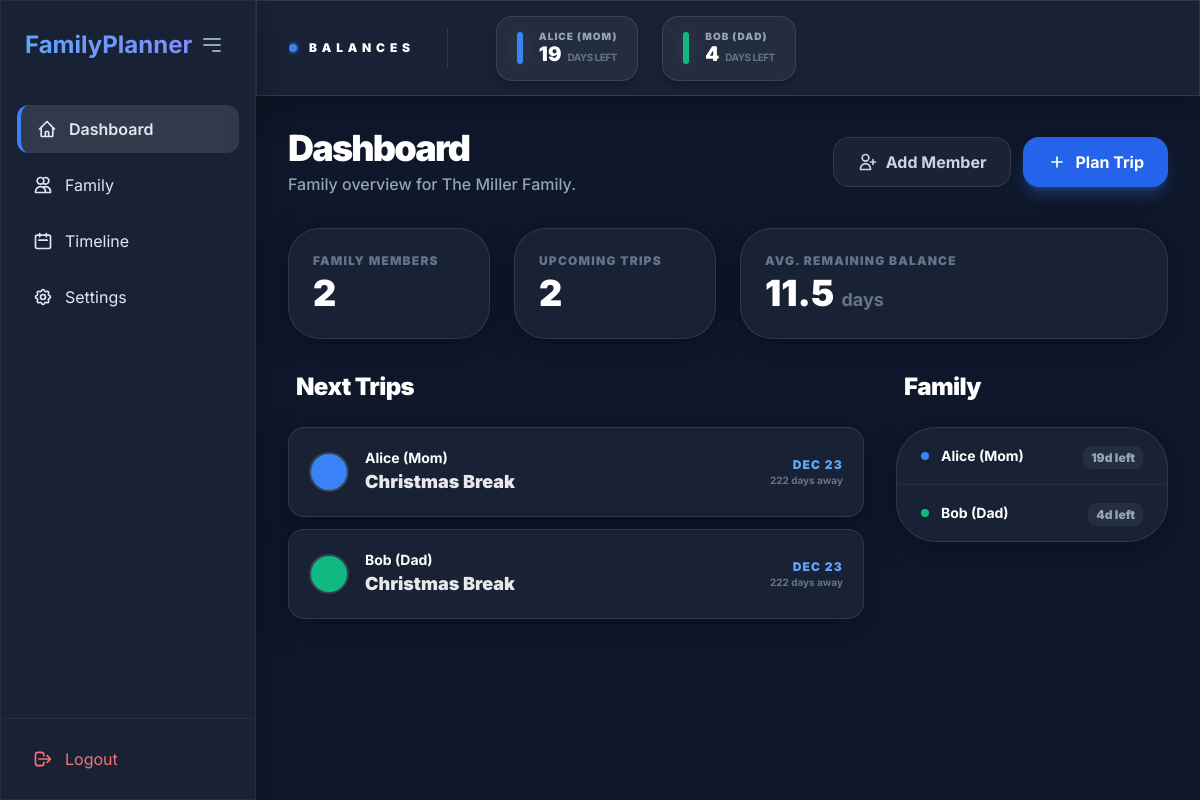
The app's page /dashboard (signed in) with its own data.
### app/models/models.py (models this page shows)
class FamilyMember(Base):
    __tablename__ = "family_members"
    id = Column(Integer, primary_key=True, index=True)
    name = Column(String)
    family_id = Column(Integer, ForeignKey("families.id"))
    country = Column(String)
    subdivision = Column(String, nullable=True)
    vacation_allowance = Column(Float)
    working_days = Column(Integer, default=5) # e.g., 5 days per week
    color = Column(String, default="#3b82f6") # Tailwind blue-500
    family = relationship("Family", back_populates="members")
    vacations = relationship("Vacation", back_populates="member", cascade="all, delete-orphan")

class Family(Base):
    __tablename__ = "families"
    id = Column(Integer, primary_key=True, index=True)
    name = Column(String)
    owner_id = Column(Integer, ForeignKey("users.id"))
    default_country = Column(String, default="CH")
    default_year = Column(Integer, default=2026)
    owner = relationship("User", back_populates="families")
    members = relationship("FamilyMember", back_populates="family", cascade="all, delete-orphan")

class Vacation(Base):
    __tablename__ = "vacations"
    id = Column(Integer, primary_key=True, index=True)
    member_id = Column(Integer, ForeignKey("family_members.id"))
    start_date = Column(Date)
    end_date = Column(Date)
    title = Column(String, nullable=True)
    notes = Column(String, nullable=True)
    business_days_spent = Column(Float)
    member = relationship("FamilyMember", back_populates="vacations")

### app/routers/dashboard.py (the view)
@router.get("/dashboard", response_class=HTMLResponse)
async def dashboard(request: Request, db: Session = Depends(get_db)):
    user_id = request.session.get("user_id")
    if not user_id:
        return RedirectResponse(url="/login", status_code=303)
    from app.services.family_service import get_family_members
    family_members = get_family_members(db, user_id)
    family = db.query(Family).filter(Family.owner_id == user_id).first()
    if not family:
        family = Family(name="Our Family", owner_id=user_id)
        db.add(family)
        db.commit()
        db.refresh(family)
    today = date.today()
    upcoming_vacations = db.query(Vacation).join(FamilyMember).filter(
        FamilyMember.family_id == family.id,
        Vacation.start_date >= today
    ).order_by(Vacation.start_date).limit(5).all()
    return templates.TemplateResponse(request=request, name="dashboard.html", context={
        "family": family,
        "total_members": len(family_members),
        "upcoming_vacations": upcoming_vacations,
        "members": family_members,
        "family_members": family_members
    })

### app/templates/dashboard.html (shortened to what this page needs)
{% extends "base.html" %}
{% block content %}
<div class="space-y-8">
    <header class="flex justify-between items-center">
        <div>
            <h1 class="text-4xl font-black text-white tracking-tighter">Dashboard</h1>
            <p class="text-slate-400 font-medium mt-1">Family overview for {{ family.name }}.</p>
        </div>
        <div class="flex space-x-3">
            <button hx-get="/family/add-member" hx-target="#modal-content" class="px-6 py-3 bg-white/5 hover:bg-white/10 border border-white/10 rounded-2xl text-slate-300 font-bold transition-all flex items-center shadow-sm">
                <svg class="w-5 h-5 mr-2" fill="none" stroke="currentColor" viewBox="0 0 24 24"><path stroke-linecap="round" stroke-linejoin="round" stroke-width="2" d="M18 9v3m0 0v3m0-3h3m-3 0h-3m-2-5a4 4 0 11-8 0 4 4 0 018 0zM3 20a6 6 0 0112 0v1H3v-1z"></path></svg>
                Add Member
            </button>
            <button hx-get="/calendar/add-vacation" hx-target="#modal-content" class="px-6 py-3 bg-blue-600 hover:bg-blue-700 text-white rounded-2xl font-bold transition-all shadow-lg shadow-blue-500/30 flex items-center">
                <svg class="w-5 h-5 mr-2" fill="none" stroke="currentColor" viewBox="0 0 24 24"><path stroke-linecap="round" stroke-linejoin="round" stroke-width="2" d="M12 6v6m0 0v6m0-6h6m-6 0H6"></path></svg>
                Plan Trip
            </button>
        </div>
    </header>
    <div class="grid grid-cols-1 md:grid-cols-2 lg:grid-cols-4 gap-6">
        <div class="glass p-6 rounded-[2rem]">
            <p class="text-xs font-black text-slate-500 uppercase tracking-widest">Family Members</p>
            <h3 class="text-4xl font-black text-white mt-1">{{ total_members }}</h3>
        </div>
        <div class="glass p-6 rounded-[2rem]">
            <p class="text-xs font-black text-slate-500 uppercase tracking-widest">Upcoming Trips</p>
            <h3 class="text-4xl font-black text-white mt-1">{{ upcoming_vacations|length }}</h3>
        </div>
        <div class="glass p-6 rounded-[2rem] lg:col-span-2">
            <p class="text-xs font-black text-slate-500 uppercase tracking-widest">Avg. Remaining Balance</p>
            {% set total_bal = namespace(value=0) %}
            <h3 class="text-4xl font-black text-white mt-1">
                {% if total_members > 0 %}
                    {% for m in members %}{% set total_bal.value = total_bal.value + m.remaining_balance %}{% endfor %}
                    {{ (total_bal.value / total_members)|round(1) }}
                {% else %}
                    0
                {% endif %}
                <span class="text-lg font-bold text-slate-500">days</span>
            </h3>
        </div>
    </div>
    <div class="grid grid-cols-1 lg:grid-cols-3 gap-8">
        <div class="lg:col-span-2 space-y-6">
            <h2 class="text-2xl font-black text-white tracking-tight px-2">Next Trips</h2>
            <div class="space-y-3">
                {% for vac in upcoming_vacations %}
                <div class="glass p-5 rounded-2xl flex items-center group hover:border-white/20 transition-all cursor-pointer" onclick="window.location.href='/family/{{ vac.member.id }}'">
                    <div class="w-10 h-10 rounded-full flex-shrink-0 mr-4 border-2 border-slate-700 shadow-sm" style="background-color: {{ vac.member.color }}"></div>
                    <div class="flex-1">
                        <p class="text-sm font-bold text-white">{{ vac.member.name }}</p>
                        <p class="text-lg font-black text-white/90">{{ vac.title or "Family Trip" }}</p>
                    </div>
                    <div class="text-right">
                        <p class="text-xs font-black text-blue-400 uppercase tracking-widest">{{ vac.start_date.strftime('%b %d') }}</p>
                        <p class="text-[10px] font-bold text-slate-500">{{ (vac.start_date - date.today()).days }} days away</p>
                    </div>
                </div>
                {% else %}
                <div class="glass p-12 rounded-[2rem] text-center border-dashed border-2 border-white/5">
                    <p class="text-slate-500 font-bold">No upcoming trips. Time to plan something!</p>
                </div>
                {% endfor %}
            </div>
        </div>
        <div class="space-y-6">
            <h2 class="text-2xl font-black text-white tracking-tight px-2">Family</h2>
            <div class="glass rounded-[2.5rem] overflow-hidden">
                <table class="w-full text-left">
                    <tbody class="divide-y divide-white/5">
                        {% for m in members %}
                        <tr class="hover:bg-white/5 transition-all group cursor-pointer" onclick="window.location.href='/family/{{ m.id }}'">
                            <td class="px-6 py-4">
                                <div class="flex items-center">
                                    <div class="w-2 h-2 rounded-full mr-3" style="background-color: {{ m.color }}"></div>
                                    <span class="text-sm font-bold text-white group-hover:text-blue-400 transition-colors">{{ m.name }}</span>
                                </div>
                            </td>
                            <td class="px-6 py-4 text-right">
                                <span class="text-xs font-black px-2 py-1 rounded-lg bg-white/5 text-slate-400 group-hover:text-blue-400 transition-colors">{{ m.remaining_balance|int }}d left</span>
                            </td>
                        </tr>
                        {% endfor %}
                    </tbody>
                </table>
            </div>
        </div>
    </div>
</div>
{% endblock %}

### app/templates/base.html (shortened to what this page needs)
<!DOCTYPE html>
<html lang="en">
<head>
    <script src="https://cdn.tailwindcss.com"></script>
    <link rel="stylesheet" href="https://cdnjs.cloudflare.com/ajax/libs/frappe-gantt/0.6.1/frappe-gantt.css">
</head>
<body class="text-slate-200 antialiased">
    <div class="flex h-screen overflow-hidden">
        {% if request.session.get('user_id') %}
        <aside id="sidebar" class="sidebar glass border-r border-white/5 flex flex-col z-20 shrink-0">
            <div class="p-6 flex items-center justify-between">
                <h1 class="text-2xl font-bold bg-gradient-to-r from-blue-400 to-indigo-400 bg-clip-text text-transparent sidebar-logo">
                </h1>
                <button onclick="toggleSidebar()" class="p-2 hover:bg-white/10 rounded-xl transition-all text-slate-400">
                    <svg class="w-6 h-6" fill="none" stroke="currentColor" viewBox="0 0 24 24"><path stroke-linecap="round" stroke-linejoin="round" stroke-width="2" d="M4 6h16M4 12h16m-7 6h7"></path></svg>
                </button>
            </div>
            <nav class="flex-1 px-4 space-y-2 mt-4">
                <a href="/dashboard" class="sidebar-link flex items-center px-4 py-3 rounded-xl transition-all hover:bg-white/5 {% if request.url.path == '/dashboard' %}sidebar-item-active{% endif %}">
                    <span class="sidebar-text">Dashboard</span>
                </a>
                <a href="/family" class="sidebar-link flex items-center px-4 py-3 rounded-xl transition-all hover:bg-white/5 {% if request.url.path == '/family' %}sidebar-item-active{% endif %}">
                    <svg class="w-5 h-5 mr-3 shrink-0" fill="none" stroke="currentColor" viewBox="0 0 24 24"><path stroke-linecap="round" stroke-linejoin="round" stroke-width="2" d="M12 4.354a4 4 0 110 5.292M15 21H3v-1a6 6 0 0112 0v1zm0 0h6v-1a6 6 0 00-9-5.197M13 7a4 4 0 11-8 0 4 4 0 018 0z"></path></svg>
                    <span class="sidebar-text">Family</span>
                </a>
                <a href="/calendar" class="sidebar-link flex items-center px-4 py-3 rounded-xl transition-all hover:bg-white/5 {% if request.url.path == '/calendar' %}sidebar-item-active{% endif %}">
                    <svg class="w-5 h-5 mr-3 shrink-0" fill="none" stroke="currentColor" viewBox="0 0 24 24"><path stroke-linecap="round" stroke-linejoin="round" stroke-width="2" d="M8 7V3m8 4V3m-9 8h10M5 21h14a2 2 0 002-2V7a2 2 0 00-2-2H5a2 2 0 00-2 2v12a2 2 0 002 2z"></path></svg>
                    <span class="sidebar-text">Timeline</span>
                </a>
                <a href="/settings" class="sidebar-link flex items-center px-4 py-3 rounded-xl transition-all hover:bg-white/5 {% if request.url.path == '/settings' %}sidebar-item-active{% endif %}">
                    <span class="sidebar-text">Settings</span>
                </a>
            </nav>
            <div class="p-4 border-t border-white/5">
                <a href="/logout" class="logout-btn flex items-center px-4 py-3 rounded-xl text-red-400 hover:bg-red-400/10 transition-all">
                    <svg class="w-5 h-5 mr-3 shrink-0" fill="none" stroke="currentColor" viewBox="0 0 24 24"><path stroke-linecap="round" stroke-linejoin="round" stroke-width="2" d="M17 16l4-4m0 0l-4-4m4 4H7m6 4v1a3 3 0 01-3 3H6a3 3 0 01-3-3V7a3 3 0 013-3h4a3 3 0 013 3v1"></path></svg>
                    <span class="logout-text">Logout</span>
                </a>
            </div>
        </aside>
        {% endif %}
        <div class="flex-1 flex flex-col overflow-hidden">
            {% if request.session.get('user_id') %}
            <header class="glass h-24 border-b border-white/10 flex items-center px-8 z-10 shrink-0">
                <div class="flex items-center space-x-6 overflow-x-auto no-scrollbar py-3">
                    <div class="flex items-center mr-6">
                        <div class="relative flex items-center justify-center mr-3">
                            <div class="absolute w-3 h-3 bg-blue-500/20 rounded-full animate-ping"></div>
                            <div class="w-2 h-2 rounded-full bg-blue-500 shadow-[0_0_8px_rgba(59,130,246,0.5)]"></div>
                        </div>
                        <span class="text-xs font-black text-white uppercase tracking-[0.4em] whitespace-nowrap">Balances</span>
                    </div>
                    {% if family_members %}
                        {% for person in family_members %}
                        <div class="flex items-center space-x-4 bg-white/5 hover:bg-white/10 border border-white/10 hover:border-white/20 px-5 py-3 rounded-2xl transition-all duration-300 group cursor-pointer shadow-lg shadow-black/20"
                             onclick="window.location.href='/family/{{ person.id }}'">
                            <div class="w-1.5 h-8 rounded-full shadow-[0_0_15px_rgba(255,255,255,0.1)]" style="background-color: {{ person.color }}"></div>
                            <div class="flex flex-col -space-y-1">
                                <span class="text-[10px] font-black text-slate-400 uppercase tracking-[0.1em] group-hover:text-white transition-colors">{{ person.name }}</span>
                                <div class="flex items-baseline space-x-1.5">
                                    <span class="text-xl font-black text-white group-hover:text-blue-400 transition-colors">{{ person.remaining_balance|int }}</span>
                                    <span class="text-[10px] font-bold text-slate-500 uppercase tracking-tighter">days left</span>
                                </div>
                            </div>
                        </div>
                        {% endfor %}
                    {% else %}
                        <span class="text-xs text-slate-500 italic">No family members added yet.</span>
                    {% endif %}
                </div>
            </header>
            {% endif %}
            <main class="flex-1 overflow-y-auto p-8 relative">
                {% block content %}{% endblock %}
            </main>
        </div>
    </div>
</body>
</html>

### app/templates/base.html (style rules this page uses)
body { font-family: 'Inter', sans-serif; background: #0f172a; min-height: 100vh; color: #f1f5f9; }
.glass { background: rgba(30, 41, 59, 0.7); backdrop-filter: blur(16px); -webkit-backdrop-filter: blur(16px); border: 1px solid rgba(255, 255, 255, 0.1); box-shadow: 0 8px 32px 0 rgba(0, 0, 0, 0.3); }
.sidebar-item-active { background: rgba(255, 255, 255, 0.1); font-weight: 600; border-left: 4px solid #3b82f6; }
.sidebar { width: 16rem; transition: all 0.3s cubic-bezier(0.4, 0, 0.2, 1); }

### records on screen
FamilyMember: name "ALICE (MOM)", remaining_balance "19", name "Alice (Mom)"
FamilyMember: name "BOB (DAD)", remaining_balance "4", name "Bob (Dad)"
Family: name "The Miller Family"
Vacation: member.name "Alice (Mom)", title "Christmas Break", start_date "DEC 23"
Vacation: member.name "Bob (Dad)", title "Christmas Break", start_date "DEC 23"

### other values on screen
{{ total_members }} "2"
{{ upcoming_vacations|length }} "2"
{{ (total_bal.value / total_members)|round(1) }} "11.5"
